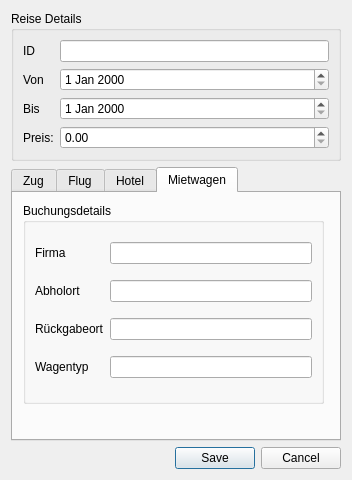
<?xml version="1.0" encoding="UTF-8"?>
<ui version="4.0">
 <class>BookingDetailsDialog</class>
 <widget class="QDialog" name="BookingDetailsDialog">
  <property name="enabled">
   <bool>true</bool>
  </property>
  <property name="geometry">
   <rect>
    <x>0</x>
    <y>0</y>
    <width>352</width>
    <height>480</height>
   </rect>
  </property>
  <property name="windowTitle">
   <string>Dialog</string>
  </property>
  <layout class="QGridLayout" name="gridLayout_5">
   <item row="1" column="0">
    <widget class="QTabWidget" name="tabWidget">
     <property name="currentIndex">
      <number>3</number>
     </property>
     <widget class="QWidget" name="Zug">
      <attribute name="title">
       <string>Zug</string>
      </attribute>
      <widget class="QGroupBox" name="ZugGroupBox">
       <property name="geometry">
        <rect>
         <x>30</x>
         <y>0</y>
         <width>291</width>
         <height>271</height>
        </rect>
       </property>
       <property name="title">
        <string>Buchungsdetails</string>
       </property>
       <property name="checkable">
        <bool>false</bool>
       </property>
       <widget class="QLineEdit" name="TrainFromStation">
        <property name="geometry">
         <rect>
          <x>49</x>
          <y>24</y>
          <width>111</width>
          <height>22</height>
         </rect>
        </property>
       </widget>
       <widget class="QLabel" name="label_5">
        <property name="geometry">
         <rect>
          <x>9</x>
          <y>24</y>
          <width>31</width>
          <height>16</height>
         </rect>
        </property>
        <property name="text">
         <string>von</string>
        </property>
       </widget>
       <widget class="QDateTimeEdit" name="TrainDepTime">
        <property name="geometry">
         <rect>
          <x>49</x>
          <y>50</y>
          <width>121</width>
          <height>21</height>
         </rect>
        </property>
       </widget>
       <widget class="QLabel" name="label_6">
        <property name="geometry">
         <rect>
          <x>9</x>
          <y>50</y>
          <width>41</width>
          <height>16</height>
         </rect>
        </property>
        <property name="text">
         <string>Abfahrt</string>
        </property>
       </widget>
       <widget class="QLineEdit" name="TrainToStation">
        <property name="geometry">
         <rect>
          <x>49</x>
          <y>75</y>
          <width>111</width>
          <height>22</height>
         </rect>
        </property>
       </widget>
       <widget class="QLabel" name="label_7">
        <property name="geometry">
         <rect>
          <x>9</x>
          <y>75</y>
          <width>31</width>
          <height>16</height>
         </rect>
        </property>
        <property name="text">
         <string>nach</string>
        </property>
       </widget>
       <widget class="QDateTimeEdit" name="TrainArrTime">
        <property name="geometry">
         <rect>
          <x>49</x>
          <y>101</y>
          <width>121</width>
          <height>21</height>
         </rect>
        </property>
       </widget>
       <widget class="QLabel" name="label_8">
        <property name="geometry">
         <rect>
          <x>9</x>
          <y>101</y>
          <width>41</width>
          <height>16</height>
         </rect>
        </property>
        <property name="text">
         <string>Ankunft</string>
        </property>
       </widget>
       <widget class="QLineEdit" name="TrainTicketType">
        <property name="geometry">
         <rect>
          <x>49</x>
          <y>126</y>
          <width>111</width>
          <height>22</height>
         </rect>
        </property>
       </widget>
       <widget class="QLabel" name="label_9">
        <property name="geometry">
         <rect>
          <x>9</x>
          <y>126</y>
          <width>41</width>
          <height>16</height>
         </rect>
        </property>
        <property name="text">
         <string>Tickettyp</string>
        </property>
       </widget>
       <widget class="QLineEdit" name="TrainConnectingStations">
        <property name="geometry">
         <rect>
          <x>50</x>
          <y>150</y>
          <width>141</width>
          <height>61</height>
         </rect>
        </property>
       </widget>
       <widget class="QLabel" name="label_10">
        <property name="geometry">
         <rect>
          <x>9</x>
          <y>152</y>
          <width>41</width>
          <height>16</height>
         </rect>
        </property>
        <property name="text">
         <string>Über</string>
        </property>
       </widget>
      </widget>
     </widget>
     <widget class="QWidget" name="Flug">
      <attribute name="title">
       <string>Flug</string>
      </attribute>
      <widget class="QGroupBox" name="FlugGroupBox">
       <property name="geometry">
        <rect>
         <x>20</x>
         <y>10</y>
         <width>221</width>
         <height>201</height>
        </rect>
       </property>
       <property name="title">
        <string>Buchungsdetails</string>
       </property>
       <property name="checkable">
        <bool>false</bool>
       </property>
       <layout class="QGridLayout" name="gridLayout_2">
        <item row="0" column="0">
         <widget class="QLabel" name="label_23">
          <property name="text">
           <string>von</string>
          </property>
         </widget>
        </item>
        <item row="0" column="1">
         <widget class="QLineEdit" name="FlightFromDest"/>
        </item>
        <item row="1" column="0">
         <widget class="QLabel" name="label_25">
          <property name="text">
           <string>nach</string>
          </property>
         </widget>
        </item>
        <item row="1" column="1">
         <widget class="QLineEdit" name="FlightToDest"/>
        </item>
        <item row="2" column="0">
         <widget class="QLabel" name="label_26">
          <property name="text">
           <string>Airline</string>
          </property>
         </widget>
        </item>
        <item row="2" column="1">
         <widget class="QLineEdit" name="FlightAirline"/>
        </item>
        <item row="3" column="0">
         <widget class="QLabel" name="label_27">
          <property name="text">
           <string>Tickettyp</string>
          </property>
         </widget>
        </item>
        <item row="3" column="1">
         <widget class="QLineEdit" name="FlightBookingClass"/>
        </item>
       </layout>
      </widget>
     </widget>
     <widget class="QWidget" name="Hotel">
      <attribute name="title">
       <string>Hotel</string>
      </attribute>
      <widget class="QGroupBox" name="HotelGroupBox">
       <property name="geometry">
        <rect>
         <x>40</x>
         <y>20</y>
         <width>231</width>
         <height>181</height>
        </rect>
       </property>
       <property name="title">
        <string>Buchungsdetails</string>
       </property>
       <property name="checkable">
        <bool>false</bool>
       </property>
       <layout class="QGridLayout" name="gridLayout_3">
        <item row="0" column="0">
         <widget class="QLabel" name="label_29">
          <property name="text">
           <string>Hotel</string>
          </property>
         </widget>
        </item>
        <item row="0" column="1">
         <widget class="QLineEdit" name="HotelName"/>
        </item>
        <item row="1" column="0">
         <widget class="QLabel" name="label_31">
          <property name="text">
           <string>Stadt</string>
          </property>
         </widget>
        </item>
        <item row="1" column="1">
         <widget class="QLineEdit" name="HotelTown"/>
        </item>
        <item row="2" column="0">
         <widget class="QLabel" name="label_33">
          <property name="text">
           <string>Zimmer</string>
          </property>
         </widget>
        </item>
        <item row="2" column="1">
         <widget class="QLineEdit" name="HotelRoomType"/>
        </item>
       </layout>
      </widget>
     </widget>
     <widget class="QWidget" name="Auto">
      <attribute name="title">
       <string>Mietwagen</string>
      </attribute>
      <widget class="QGroupBox" name="AutoGroupBox">
       <property name="geometry">
        <rect>
         <x>10</x>
         <y>10</y>
         <width>301</width>
         <height>201</height>
        </rect>
       </property>
       <property name="title">
        <string>Buchungsdetails</string>
       </property>
       <property name="checkable">
        <bool>false</bool>
       </property>
       <layout class="QGridLayout" name="gridLayout_4">
        <item row="0" column="0">
         <widget class="QLabel" name="label_35">
          <property name="text">
           <string>Firma</string>
          </property>
         </widget>
        </item>
        <item row="0" column="1">
         <widget class="QLineEdit" name="CarCompany"/>
        </item>
        <item row="1" column="0">
         <widget class="QLabel" name="label_36">
          <property name="text">
           <string>Abholort</string>
          </property>
         </widget>
        </item>
        <item row="1" column="1">
         <widget class="QLineEdit" name="CarPickuplocation"/>
        </item>
        <item row="2" column="0">
         <widget class="QLabel" name="label_37">
          <property name="text">
           <string>Rückgabeort</string>
          </property>
         </widget>
        </item>
        <item row="2" column="1">
         <widget class="QLineEdit" name="CarReturnlocation"/>
        </item>
        <item row="3" column="0">
         <widget class="QLabel" name="label_39">
          <property name="text">
           <string>Wagentyp</string>
          </property>
         </widget>
        </item>
        <item row="3" column="1">
         <widget class="QLineEdit" name="CarVehicleClass"/>
        </item>
       </layout>
      </widget>
     </widget>
    </widget>
   </item>
   <item row="0" column="0">
    <widget class="QGroupBox" name="groupBox">
     <property name="title">
      <string>Reise Details</string>
     </property>
     <layout class="QGridLayout" name="gridLayout">
      <item row="3" column="0">
       <widget class="QLabel" name="label_4">
        <property name="text">
         <string>Preis:</string>
        </property>
       </widget>
      </item>
      <item row="3" column="1">
       <widget class="QDoubleSpinBox" name="price"/>
      </item>
      <item row="1" column="1">
       <widget class="QDateEdit" name="fromDate"/>
      </item>
      <item row="0" column="1">
       <widget class="QLineEdit" name="bookingId">
        <property name="readOnly">
         <bool>true</bool>
        </property>
       </widget>
      </item>
      <item row="2" column="1">
       <widget class="QDateEdit" name="toDate"/>
      </item>
      <item row="0" column="0">
       <widget class="QLabel" name="label">
        <property name="text">
         <string>ID</string>
        </property>
       </widget>
      </item>
      <item row="1" column="0">
       <widget class="QLabel" name="label_2">
        <property name="text">
         <string>Von</string>
        </property>
       </widget>
      </item>
      <item row="2" column="0">
       <widget class="QLabel" name="label_3">
        <property name="text">
         <string>Bis</string>
        </property>
       </widget>
      </item>
     </layout>
    </widget>
   </item>
   <item row="2" column="0">
    <widget class="QDialogButtonBox" name="buttonBox">
     <property name="standardButtons">
      <set>QDialogButtonBox::Cancel|QDialogButtonBox::Save</set>
     </property>
    </widget>
   </item>
  </layout>
 </widget>
 <resources/>
 <connections>
  <connection>
   <sender>buttonBox</sender>
   <signal>accepted()</signal>
   <receiver>BookingDetailsDialog</receiver>
   <slot>accept()</slot>
   <hints>
    <hint type="sourcelabel">
     <x>159</x>
     <y>444</y>
    </hint>
    <hint type="destinationlabel">
     <x>45</x>
     <y>439</y>
    </hint>
   </hints>
  </connection>
  <connection>
   <sender>buttonBox</sender>
   <signal>rejected()</signal>
   <receiver>BookingDetailsDialog</receiver>
   <slot>reject()</slot>
   <hints>
    <hint type="sourcelabel">
     <x>268</x>
     <y>439</y>
    </hint>
    <hint type="destinationlabel">
     <x>309</x>
     <y>443</y>
    </hint>
   </hints>
  </connection>
 </connections>
</ui>
